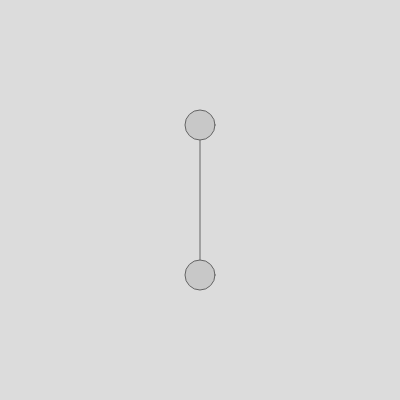
Frame 1 (no input)
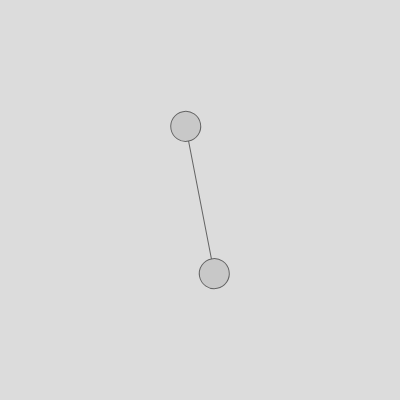
Frame 60 (no input)
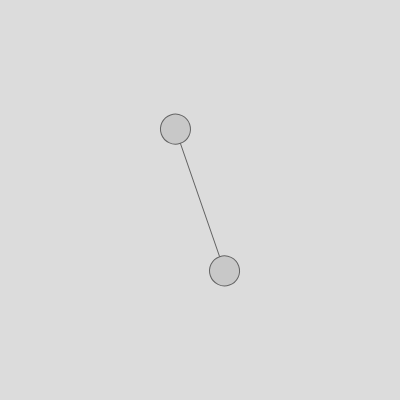
Frame 120 (the mouse pressed at the canvas centre since frame 60)

The p5.js sketch that drew these frames (run headless with seeded random() and noise() and a simulated clock; from frame 60 on, the mouse is pressed at the canvas centre):

// p5.js sketch
// ── sketch.js
let baton;

function setup() {
  createCanvas(400, 400);
  baton = new Baton(150, 30);
  
}

function draw() {
  background(220);
  
  translate(baton.center.x, baton.center.y);
  baton.rotate();
  
  baton.show();
  

}

class Baton{
  constructor(stemLength, radius){
    this.stemLength = stemLength;
    this.radius = radius;
    this.center = createVector(width/2, height/2);
    this.angle = 0;
  }
  
  rotate(){
    rotate(this.angle);
    this.angle += 0.05;
    // this.center.x = width/2;
    // this.center.y = height/2;
  }
  
  show(){
    strokeWeight(5);
    stroke(100);
    // let stem = line(this.center.x, this.center.y - this.stemLength/2, this.center.x, this.center.y + this.stemLength/2);
    
    strokeWeight(1);
    fill(200);
    // let ballA = circle(this.center.x, this.center.y - this.stemLength/2, this.radius);
    // let ballB = circle(this.center.x, this.center.y + this.stemLength/2, this.radius);
    
    line(0, -this.stemLength / 2, 0, this.stemLength / 2);
    circle(0, -this.stemLength / 2, this.radius);
    circle(0, this.stemLength / 2, this.radius);
    
  }
}
